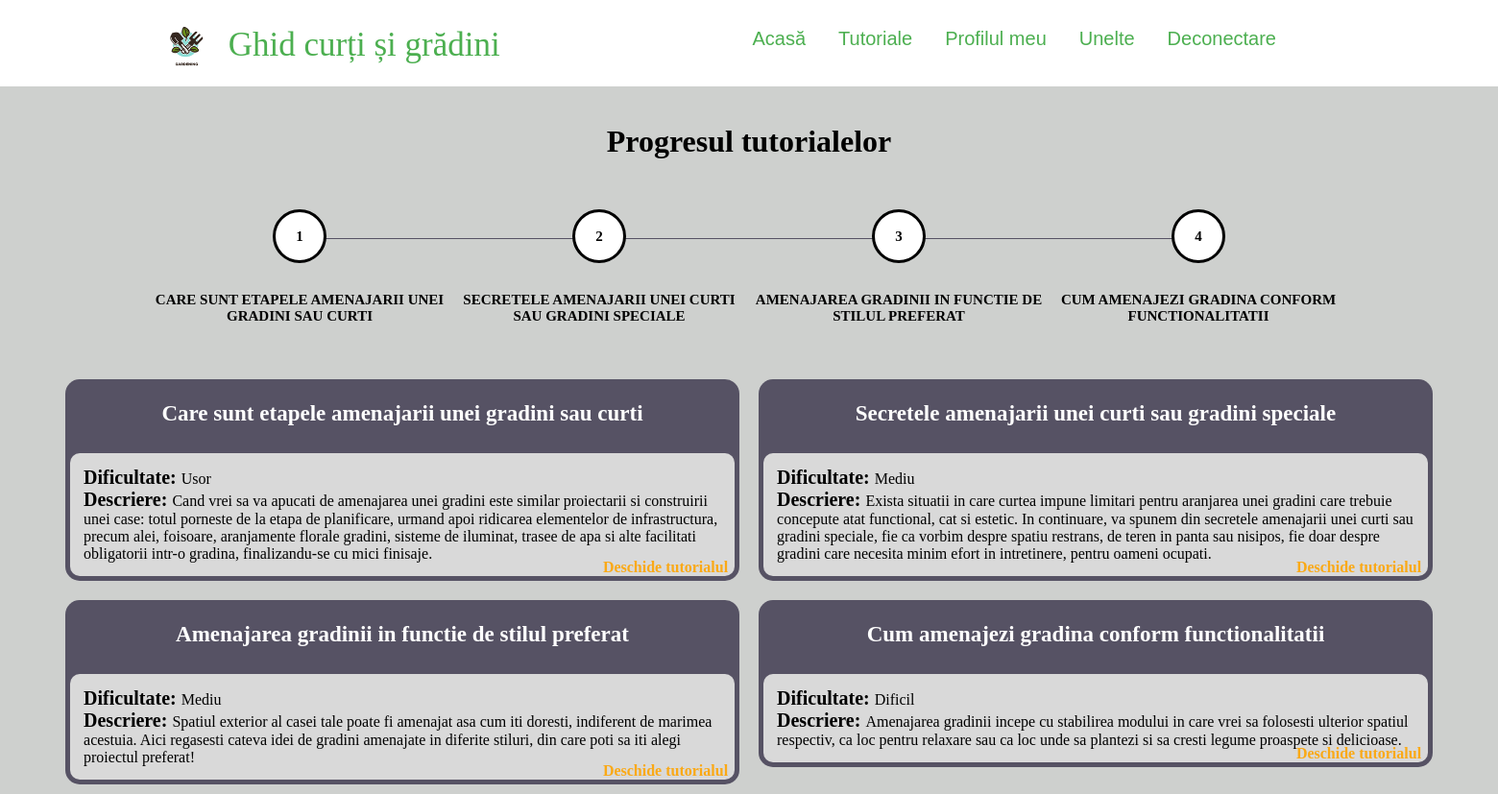
The app's page /php/tutoriale.php (signed in) with its own data.
### tables this page shows
CREATE TABLE `tutorials` (
  `tutorialID` int(11) NOT NULL,
  `title` varchar(100) NOT NULL,
  `description` varchar(500) NOT NULL,
  `difficulty` varchar(20) NOT NULL,
  `quizID` int(11) NOT NULL
);

### php/tutoriale.php (the view, shortened to what this page needs)
<?php
require "header.php";
?>
<head>
    <link rel="stylesheet" type="text/css" href="../style/tutoriale.css">
</head>
<body>
<div class="content">
    <div class="container">
      <h1>Progresul tutorialelor</h1>
      <ul class="progressbar" id="progress">
  <?php
  require 'dbconnection.php';
  $id = $_SESSION['userId'];
  $quizID_count = mysqli_query($conn, "select COUNT(*) as 'count' from tutorials");
  $quizID_count = mysqli_fetch_array($quizID_count);
  $quizID_count = $quizID_count["count"];
  for ($i = 1; $i <= $quizID_count; $i++)
  {
    $title = mysqli_query($conn, "select title from tutorials where quizID = $i");
    $title = mysqli_fetch_array($title);
    $title = $title["title"];
    $rezultate = mysqli_query($conn, "select score from quizresults where quizID = $i and id = $id");
    $rezultate = mysqli_fetch_array($rezultate);
    if ($rezultate["score"] == NULL) {
      echo "<li class = \"progressbar_begin\">".$title."</li>";
    }
  }
  echo "</ul> </div>";
  echo "<div class=\"grid-container\">";
  for ($i = 1; $i <= $quizID_count; $i++)
  {
    $title = mysqli_query($conn, "select title from tutorials where quizID = $i");
    $title = mysqli_fetch_array($title);
    $title = $title["title"];
    echo "<div class=\"tutorial\"> <div class=\"Nume\"> <p>$title</p> </div>";
    echo "<div class=\"continutstyle\"> <ul>";
    $dif = mysqli_query($conn, "select difficulty from tutorials where quizID =".$i);
    $dif = mysqli_fetch_array($dif);
    $dif = $dif["difficulty"];
    $descriere = mysqli_query($conn, "select description from tutorials where quizID =".$i);
    $descriere = mysqli_fetch_array($descriere);
    $descriere = $descriere["description"];
    echo "<li><span>Dificultate: </span>$dif</li>";
    echo "<li><span>Descriere: </span>$descriere</li>";
    echo "<li><a href=\"./tutorial.php?tutorialID=$i\" class=\"morebtn\">Deschide tutorialul</a></li>";
    echo "</ul> </div> </div>";
  }
  echo "</div> </div>";
  ?>
</body>

### php/header.php (shortened to what this page needs)
<!DOCTYPE html>
<html lang="ro">
<head>
    <link rel="stylesheet" type="text/css" href="../style/new.css">
    <div class="header">
        <div class="inner_header">
            <div class="logo_container">
                <img src="../images/gardening.png" alt="logo" />
                <h1><span>Ghid</span> curți și grădini</h1>
            </div>
            <nav>
                <ul>
                    <li><a href="./index.php">Acasă</a></li>
                    <li><a href="./tutoriale.php">Tutoriale</a></li>
                    <form action="./myProfile.php" style="display:inline" method="POST">
                        <li> <a href="javascript:;" onclick="ajaxRequest(this); ">Profilul meu</a></li>
                    </form>
                        <li><a href="./unelte.php">Unelte</a></li>
                        <?php
                        if (isset($_SESSION['userId']))
                        {
                          echo '<li><a href="./logout.php">Deconectare</a></li>';
                        }
                        else {
                            echo '<li><a href="./login.php">Conectare</a></li>';
                        }
                    ?>
                </ul>
            </nav>
        </div>
    </div>
</head>

### style/new.css (style rules this page uses)
* { margin: 0; padding: 0; box-sizing: border-box; list-style: none; text-decoration: none; }
.logo_container { max-width:100%; height: 100%; display: table; float: left; }
.logo_container h1 { max-width: 100%; color: #4CAF50; height: 100%; display: table-cell; vertical-align: middle; font-family: 'Montserrat'; font-size: 35px; font-weight: 200; }
.logo_container h1 span { max-width: 100%; }
.logo_container img { max-width: 100%; height: 69px; margin: 10px; padding: 10px 0px; }
nav { background: white; height: 80px; width: 100%; }
nav ul { float: right; margin-right: 60px; }
nav ul li { display: inline-block; line-height: 80px; margin: 0 2px; }
nav ul li a { color: #4CAF50; font-weight: 500; font-size: 20px; padding: 7px 13px; border-radius: 3px; font-family: 'Poppins', sans-serif; }
.header { width: 100%; height: 90px; display: inline-block; background-color: white; margin: 0 auto; }
.inner_header { width: 80%; height: 100%; display: block; margin: 0 auto; }

### style/tutoriale.css (style rules this page uses)
* { margin:0; padding: 0; list-style: none; text-decoration: none; }
body { max-width: 100%; margin:0; padding:0; background-color: #CED0CE; }
.container { width: 100%; margin-top: 30px; }
.grid-container { display: flex; justify-content: center; flex-flow: row wrap; }
.continutstyle { position: relative; background-color: #d9d9d9; border-radius: 10px; margin: 5px; padding: 2%; }
.continutstyle span { font-size: 20px; font-weight: bold; }
.tutorial { width: 45%; text-align: left; height: 40%; float: left; background-color:#565264; border-radius: 15px; margin: 10px; }
.tutorial p { font-weight: bold; text-align: center; font-size: 23px; color: white; padding: 1em; }
.morebtn { text-align: right; color:#FAA916; position: absolute; right: 1%; bottom: 0px; width: 100%; font-weight: bold; padding-top: 2%; }
h1 { text-align: center; padding: 5px; }
.progressbar { counter-reset: step; text-align: center; margin-bottom: 0px; }
.progressbar li { list-style: none; display: inline-block; width: 20%; position: relative; text-align: center; color: black; font-weight: bold; text-transform: uppercase; font-size: 15px; margin-top:3%; margin-bottom: 3%; }
.progressbar_begin:before { content: counter(step); counter-increment: step; width: 50px; height: 50px; line-height : 50px; border: 3px; border-style: solid; border-color: black; border-radius: 100%; display: block; text-align: center; margin: 0 auto 30px auto; background-color: white; z-index: -1; }
.progressbar li:after { content: ""; position: absolute; width: 100%; height: 1px; background-color: #565264; top: 25%; left: -50%; z-index : -1; }
.progressbar li:first-child:after { content: none; }

### records on screen
tutorials: title "CARE SUNT ETAPELE AMENAJARII UNEI GRADINI SAU CURTI", title "Care sunt etapele amenajarii unei gradini sau curti", difficulty "Usor", description "Cand vrei sa va apucati de amenajarea unei gradini este similar proiectarii si construirii unei case: totul porneste de la etapa de planificare, urmand apoi ridicarea elementelor de infrastructura, precum alei, foisoare, aranjamente florale gradini, sisteme de iluminat, trasee de apa si alte facilitati obligatorii intr-o gradina, finalizandu-se cu mici finisaje."
tutorials: title "SECRETELE AMENAJARII UNEI CURTI SAU GRADINI SPECIALE", title "Secretele amenajarii unei curti sau gradini speciale", difficulty "Mediu", description "Exista situatii in care curtea impune limitari pentru aranjarea unei gradini care trebuie concepute atat functional, cat si estetic. In continuare, va spunem din secretele amenajarii unei curti sau gradini speciale, fie ca vorbim despre spatiu restrans, de teren in panta sau nisipos, fie doar despre gradini care necesita minim efort in intretinere, pentru oameni ocupati."
tutorials: title "AMENAJAREA GRADINII IN FUNCTIE DE STILUL PREFERAT", title "Amenajarea gradinii in functie de stilul preferat", difficulty "Mediu", description "Spatiul exterior al casei tale poate fi amenajat asa cum iti doresti, indiferent de marimea acestuia. Aici regasesti cateva idei de gradini amenajate in diferite stiluri, din care poti sa iti alegi proiectul preferat!"
tutorials: title "CUM AMENAJEZI GRADINA CONFORM FUNCTIONALITATII", title "Cum amenajezi gradina conform functionalitatii", difficulty "Dificil", description "Amenajarea gradinii incepe cu stabilirea modului in care vrei sa folosesti ulterior spatiul respectiv, ca loc pentru relaxare sau ca loc unde sa plantezi si sa cresti legume proaspete si delicioase."
